Frame 1 (no input): blank canvas, image omitted
Frame 60 (no input): blank canvas, image omitted
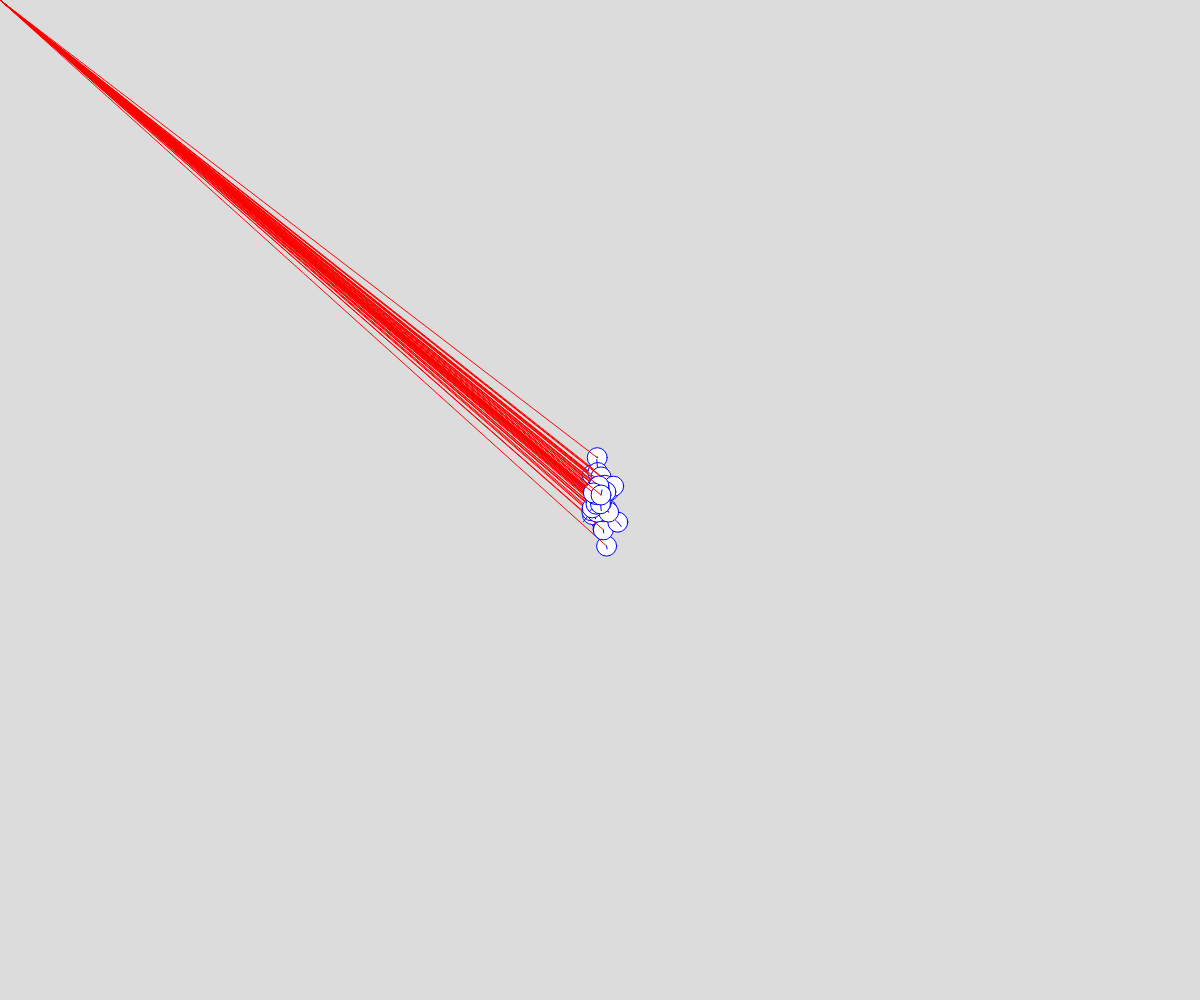
Frame 120 (the mouse pressed at the canvas centre since frame 60)

The p5.js sketch whose frames 1 and 60 were blank and that drew this single picture after the mouse press (run headless with seeded random() and noise() and a simulated clock; from frame 60 on, the mouse is pressed at the canvas centre):

// p5.js sketch
// ── sketch.js
// Project Title
// Your Name
// Date
//
// Extra for Experts:
// - describe what you did to take this project "above and beyond"
let objects = [];

function setup() {
  createCanvas(windowWidth,windowHeight);
}

function draw() {
  background(220);
  if(mouseIsPressed){
    objects.push(new Ball(mouseX, mouseY));

  }

  for(let o of objects){
    if(keyIsDown(32)){
      o.move();
    }
    o.calcMouse();
    o.move();
    o.display();
  }
}

class Ball{
  constructor(x,y){
    this.pos = createVector(x,y);
    this.vel = createVector(random(-5,5), -5);
    this.force = createVector(0, 0.2);
  }

  calcMouse(){
    this.force = createVector(mouseX, mouseY);
    this.force.sub(this.pos);
    this.force.normalize();
    this.force.mult(4);
  }

  move(){
    this.vel.add(this.force);
    this.vel.limit(20);
    this.pos.add(this.vel);




  }

  display(){
    circle(this.pos.x,this.pos.y,20);
    
    if(true){
      stroke(255,0,0);
      line(0,0,this.pos.x, this.pos.y);

      let endX = this.pos.x + this.vel.x;

      let endY = this.pos.y + this.vel.y;

      stroke(0,0,255);
      line(this.pos.x, this.pos.y, endX, endY,);

    }
  }
}
